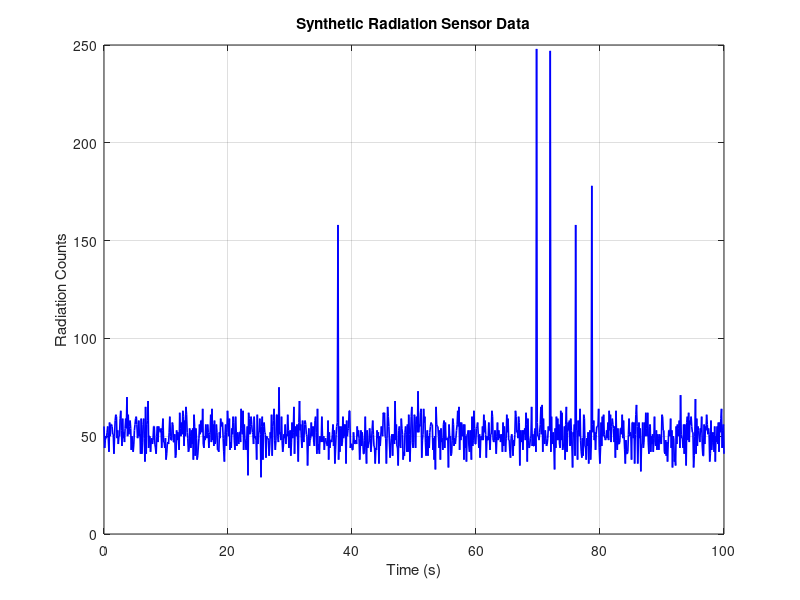

Recreate this plot in MATLAB.
% radiation_simulation_step1.m
% Step 1: Generate synthetic radiation sensor data

% Number of data points
N = 1000;

% Time axis (seconds)
t = linspace(0, 100, N);

% Base radiation level (mean counts per second)
base_level = 50;

% Simulate random fluctuations using Poisson noise
radiation_data = poissrnd(base_level, [1, N]);

% Add some spikes to simulate solar particle events
spike_indices = randi([200, 800], 1, 5); % random 5 spikes
radiation_data(spike_indices) = radiation_data(spike_indices) + randi([100, 200], 1, 5);

% Plot the synthetic radiation data
figure;
plot(t, radiation_data, 'b-', 'LineWidth', 1.2);
xlabel('Time (s)');
ylabel('Radiation Counts');
title('Synthetic Radiation Sensor Data');
grid on;

% Save the plot in ../plots/
if ~exist('../plots', 'dir')
    mkdir('../plots');
end
saveas(gcf, '../plots/radiation_data.png');

% Save raw data in ../data/
if ~exist('../data', 'dir')
    mkdir('../data');
end
save('../data/radiation_data.mat', 't', 'radiation_data');
